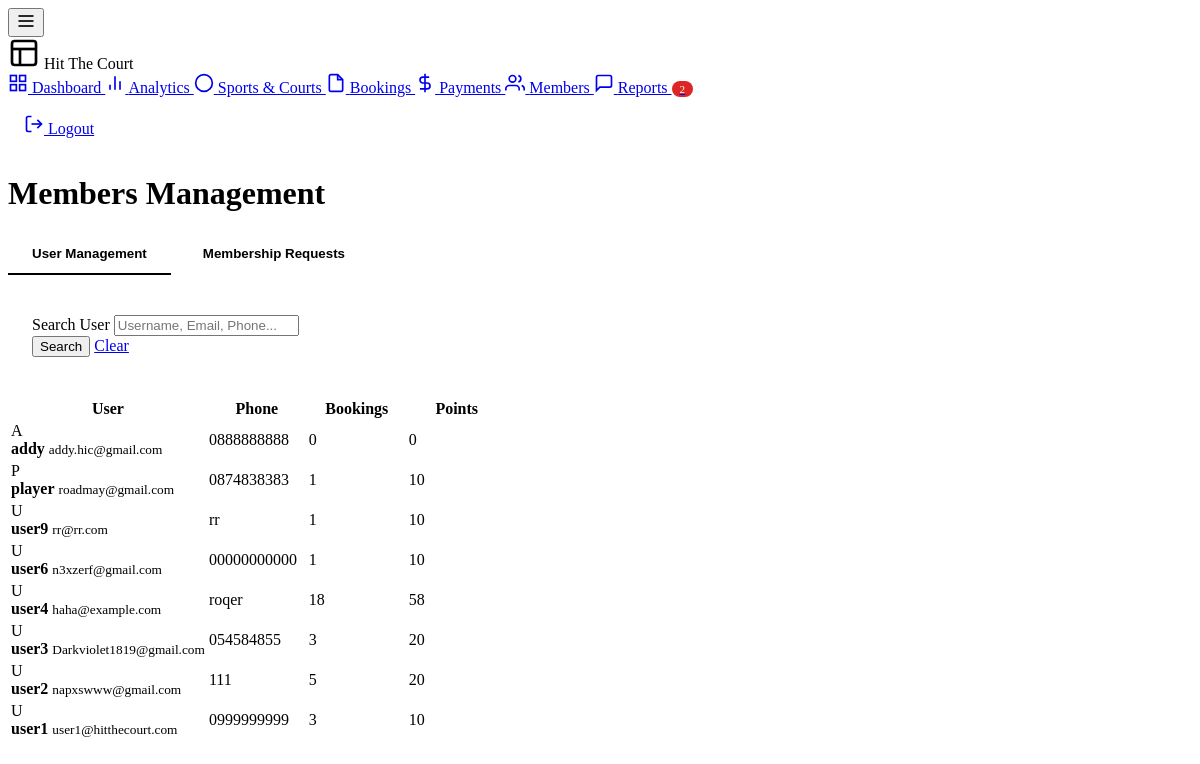
Before: /admin/members.php (signed in) with the older database file.
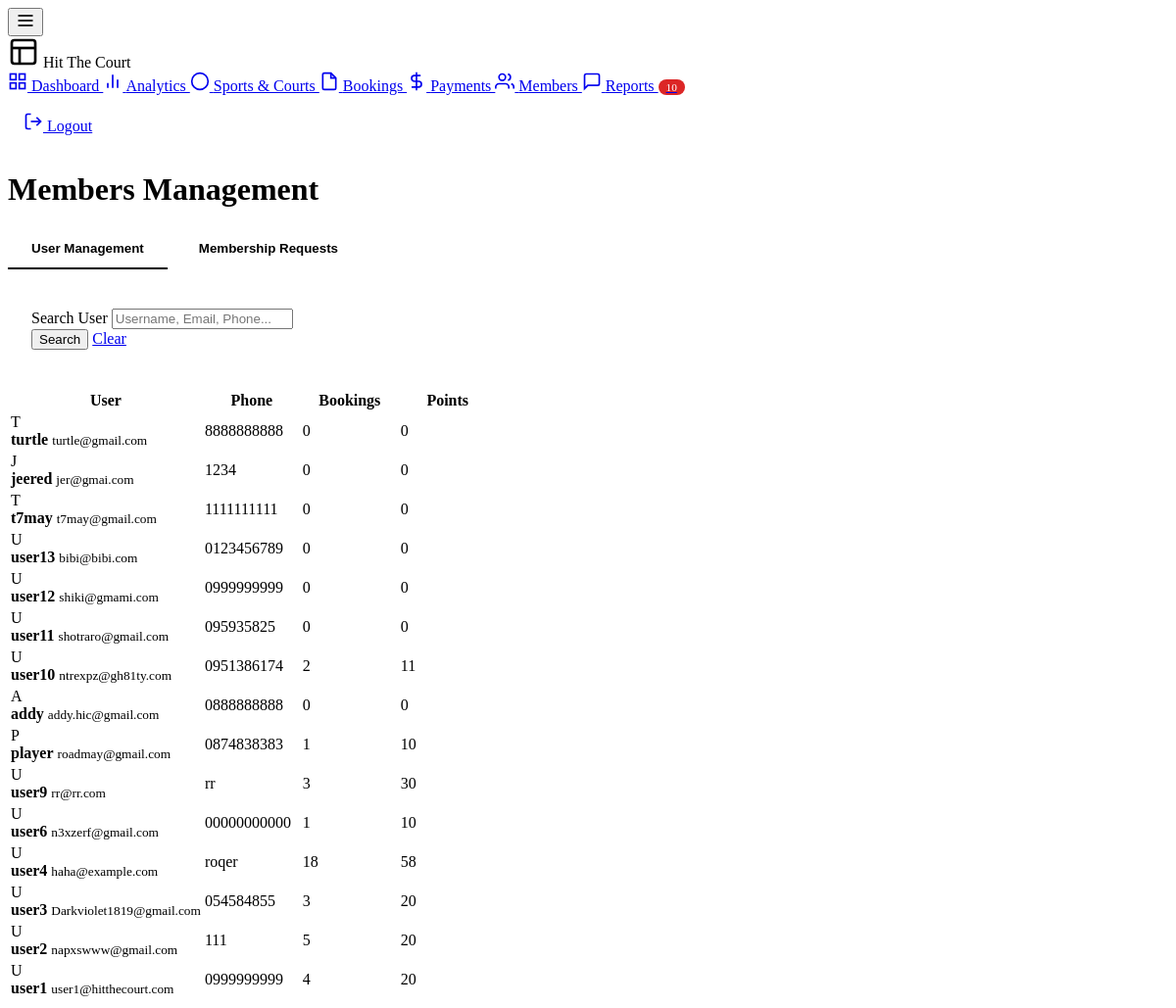
After: the same page with the newer database file.
### tables this page shows
CREATE TABLE `users` (
  `user_id` int(11) NOT NULL,
  `username` varchar(50) NOT NULL,
  `password` varchar(255) NOT NULL,
  `email` varchar(100) NOT NULL,
  `phone` varchar(20) DEFAULT NULL,
  `is_member` tinyint(1) DEFAULT 0,
  `member_expire` date DEFAULT NULL,
  `points` int(11) DEFAULT 0,
  `total_bookings` int(11) DEFAULT 0,
  `created_at` timestamp NOT NULL DEFAULT current_timestamp(),
  `updated_at` timestamp NOT NULL DEFAULT current_timestamp() ON UPDATE current_timestamp()
);

### admin/members.php (the view, shortened to what the changed rows need)
<?php
require_once '../config.php';
 $pendingReports = $pdo->query("
    SELECT COUNT(*) as count
    FROM reports
    WHERE status IN ('new', 'in_progress')
")->fetch()['count'];
 $whereSql = "1=1";
 $params = [];
 $stmt = $pdo->prepare("
    SELECT *
    FROM users
    WHERE $whereSql
    ORDER BY created_at DESC
");
 $stmt->execute($params);
 $users = $stmt->fetchAll();
?>
<!DOCTYPE html>
<html lang="en">
<head>
<link rel="stylesheet" href="<?= SITE_URL ?>/assets/css/admin.css">
</head>
<body>
<div class="admin-layout">
        <aside class="admin-sidebar">
            <nav class="admin-nav">
                <a href="reports.php" class="admin-nav-item">
                    <svg xmlns="http://www.w3.org/2000/svg" width="20" height="20" viewBox="0 0 24 24" fill="none" stroke="currentColor" stroke-width="2"><path d="M21 15a2 2 0 0 1-2 2H7l-4 4V5a2 2 0 0 1 2-2h14a2 2 0 0 1 2 2z"></path></svg>
                    Reports
                    <?php if ($pendingReports > 0): ?>
                    <span style="background: #DC2626; color: white; padding: 2px 8px; border-radius: 999px; font-size: 0.7rem; margin-left: auto;"><?= $pendingReports ?></span>
                    <?php endif; ?>
                </a>
            </nav>
        </aside>
<main class="admin-main">
<div class="admin-header">
<h1 class="admin-title">Members Management</h1>
</div>
<div id="tab-users" class="tab-content active">
<div class="admin-card">
<div class="admin-card-body" style="padding:0;">
<table class="admin-table">
<thead>
<tr>
<th style="width:40%">User</th>
<th style="width:20%">Phone</th>
<th style="width:20%">Bookings</th>
<th style="width:20%">Points</th>
</tr>
</thead>
<tbody>
<?php if(empty($users)): ?>
<tr>
<td colspan="4">
<div class="empty-state">
<h3>No Users Found</h3>
</div>
</td>
</tr>
<?php else: ?>
<?php foreach($users as $u): ?>
<tr>
<td>
<div class="user-info-cell">
<div class="user-avatar-small">
<?= strtoupper(substr($u['username'],0,1)) ?>
</div>
<div class="user-details">
<strong><?= htmlspecialchars($u['username']) ?></strong>
<small><?= htmlspecialchars($u['email']) ?></small>
</div>
</div>
</td>
<td><?= htmlspecialchars($u['phone']) ?></td>
<td><?= $u['total_bookings'] ?? 0 ?></td>
<td><?= $u['points'] ?? 0 ?></td>
</tr>
<?php endforeach; ?>
<?php endif; ?>
</tbody>
</table>
</div>
</div>
</div>
</main>
</div>
</body>
</html>

Changed rows visible on the page:
added users: username "T", username "turtle", email "turtle@gmail.com", phone "8888888888", total_bookings "0", points "0"
added users: username "J", username "jeered", email "jer@gmai.com", phone "1234", total_bookings "0", points "0"
added users: username "T", username "t7may", email "t7may@gmail.com", phone "1111111111", total_bookings "0", points "0"
added users: username "U", username "user13", email "bibi@bibi.com", phone "0123456789", total_bookings "0", points "0"
added users: username "U", username "user12", email "shiki@gmami.com", phone "0999999999", total_bookings "0", points "0"
added users: username "U", username "user11", email "shotraro@gmail.com", phone "095935825", total_bookings "0", points "0"
added users: username "U", username "user10", email "ntrexpz@gh81ty.com", phone "0951386174", total_bookings "2", points "11"
changed users "user9": total_bookings "1" → "3"; points "10" → "30"
changed users "user1": total_bookings "3" → "4"; points "10" → "20"
Other visible differences:
$pendingReports: "2" → "10"
